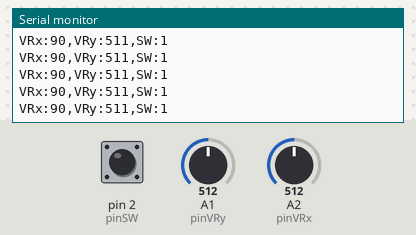
The sketch below on a simulated Arduino Uno, built with avr-gcc and run on an emulated ATmega328P. Shown: the last lines printed to the serial monitor. Inputs (shaded band) come from the test bench; at power-on: A1 (pinVRy) = 512, A2 (pinVRx) = 512, pin 2 (pinSW) HIGH.

Above: at 1.2 s.
1.3 s: A1 (pinVRy) set to 716
At 1.32 s:
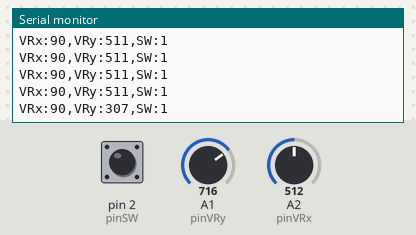
2.8 s: A2 (pinVRx) set to 716
At 2.83 s:
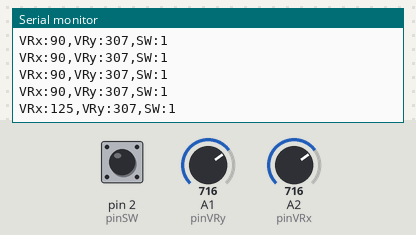
4.3 s: pin 2 (pinSW) pulled LOW for 0.15 s
At 4.34 s:
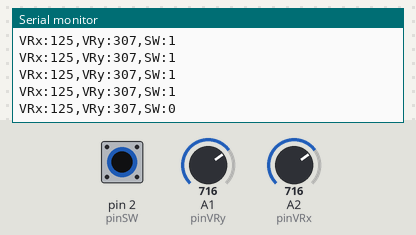
7.4 s: A1 (pinVRy) set to 900
At 7.46 s:
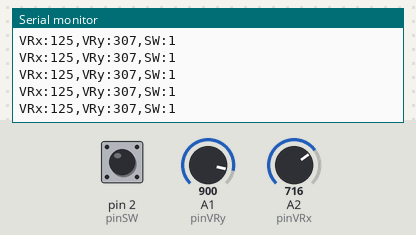
8.9 s: pin 2 (pinSW) pulled LOW for 1 s
At 8.98 s:
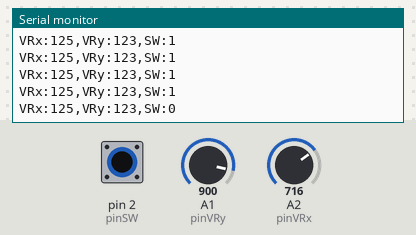
11.4 s: A2 (pinVRx) set to 900
At 11.4 s:
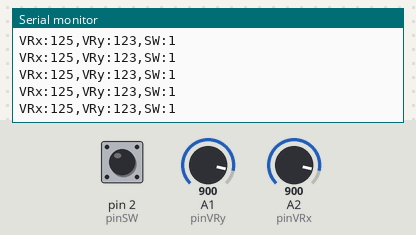
Timing chart, 0 to 13.9 s (numbered marks = the images above; inputs shaded):
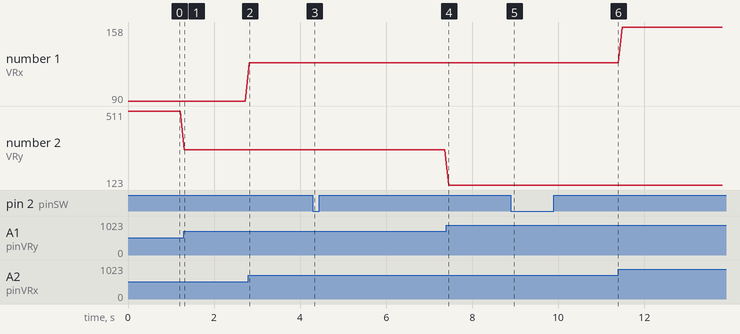

The sketch:

JOYSTICK.ino
```cpp
#define pinVRx A2
#define pinVRy A1
#define pinSW  2

void setup() {
  pinMode(pinVRx, INPUT);
  pinMode(pinVRy, INPUT);
  pinMode(pinSW,  INPUT_PULLUP);

  Serial.begin(9600);
}

void loop() {
  int valorVRx = analogRead(pinVRx);
  int valorVRy = analogRead(pinVRy);
  bool statusSW = digitalRead(pinSW);

  Serial.print("VRx:");
  Serial.print(map(valorVRx, 0, 1023, 0, 180));
  Serial.print(",VRy:");
  Serial.print(map(valorVRy, 0, 1023, 1023, 0));
  Serial.print(",SW:");
  Serial.println(statusSW);

  delay(100); // Atraso para evitar leituras muito rápidas
}
```

Measured:
- after the input at 1.3 s, the serial monitor: prints a new line at once (image 1)
- after the input at 2.8 s, the serial monitor: prints a new line at once (image 2)
- after the input at 4.3 s, the serial monitor: prints a new line at once (image 3)
- after the input at 8.9 s, the serial monitor: prints a new line after 0.07 s (image 5)
- plotted number 1: 90 → 125 after the input at 2.8 s, 125 → 158 after the input at 11.4 s
- plotted number 2: 511 → 307 after the input at 1.3 s, 307 → 123 after the input at 7.4 s
